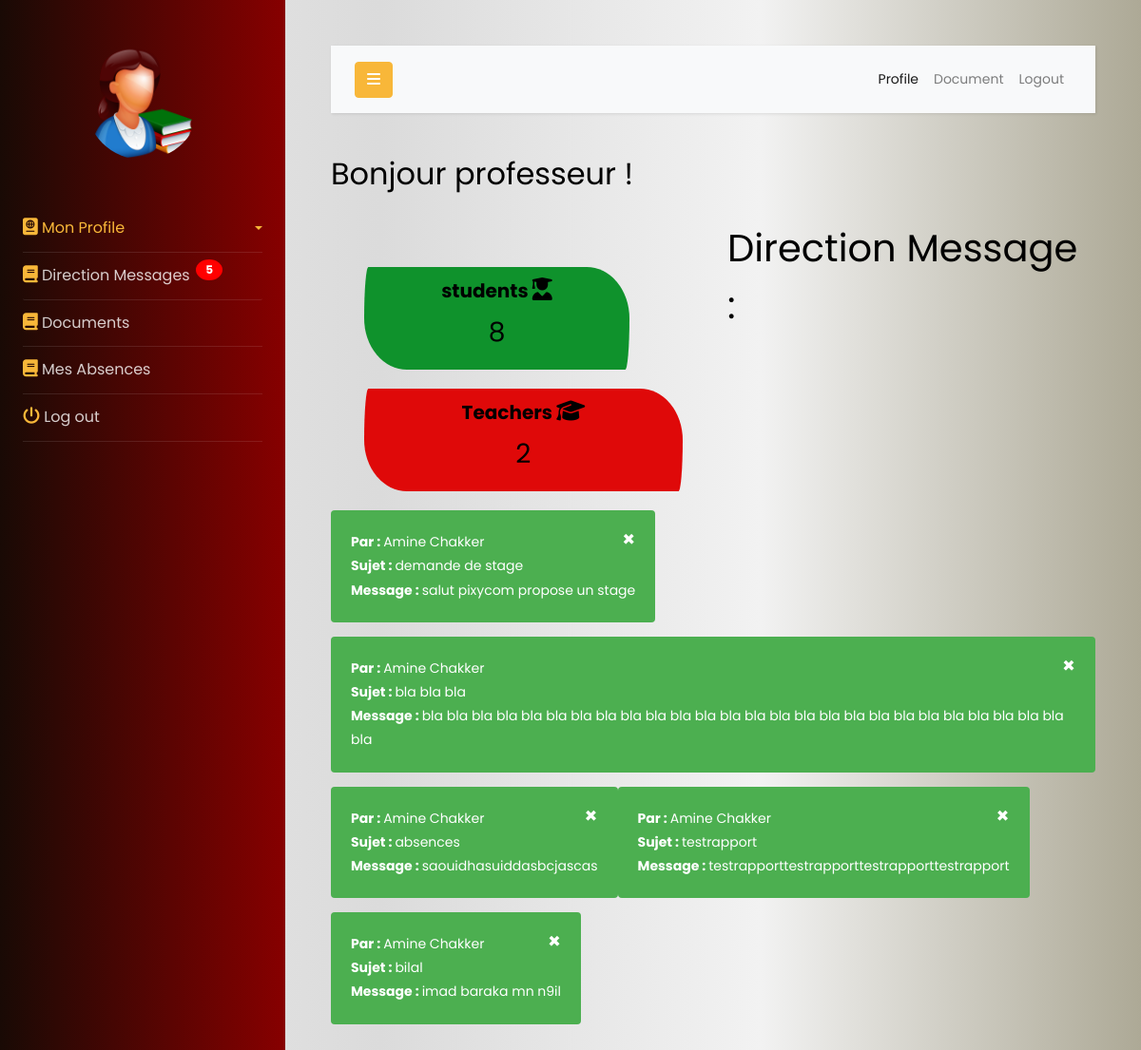
/prof.php?action=dmssg (signed in), run on the app's committed database.
### tables this page shows
CREATE TABLE IF NOT EXISTS `rapport` (
  `id_rapport` int(11) NOT NULL AUTO_INCREMENT,
  `sujet` varchar(200) NOT NULL,
  `Message` varchar(200) NOT NULL,
  `id_db` int(11) NOT NULL,
  PRIMARY KEY (`id_rapport`),
  KEY `fk_db` (`id_db`)
);

CREATE TABLE IF NOT EXISTS `dp` (
  `id_db` int(11) NOT NULL AUTO_INCREMENT,
  `nom` varchar(200) NOT NULL,
  `prenom` varchar(200) NOT NULL,
  `email` varchar(200) NOT NULL,
  `username` varchar(200) NOT NULL,
  `password` varchar(200) NOT NULL,
  PRIMARY KEY (`id_db`)
);

### prof.php (the view, shortened to what this page needs)
<?php
require 'cnx.php';
$id=$_SESSION['id_prof'];
?>
<!doctype html>
<html lang="en">
  <head>
		<link rel="stylesheet" href="https://stackpath.bootstrapcdn.com/font-awesome/4.7.0/css/font-awesome.min.css">
    <link rel="stylesheet" href="css/style1.css">
    <link rel="stylesheet" href="https://cdnjs.cloudflare.com/ajax/libs/font-awesome/4.7.0/css/font-awesome.min.css">
  </head>
  <body>
		<div class="wrapper d-flex align-items-stretch">
			<nav id="sidebar">
				<div class="p-4 pt-5">
		  		<a href="#" class="img logo rounded-circle mb-5" style="background-image: url(img/prof.png);"></a>
	        <ul class="list-unstyled components mb-5">
	          <li class="active">
	            <a href="#homeSubmenu" data-toggle="collapse" aria-expanded="false" class="dropdown-toggle"><i class='fas fa-passport' style='font-size:18px;color:#f8b739'></i> Mon Profile</a>
	          </li>
	          <li>
            <a href="prof.php?action=dmssg" class="notification">
                  <span> <i class='fas fa-book' style='font-size:18px;color:#f8b739'></i>
                   Direction Messages</span>
                  <span class="badge">
                  <?php
                    $req="SELECT * FROM `rapport`";
                    echo mysqli_num_rows(mysqli_query($cnx,$req));
                  ?>
                  </span>
                </a>
              </li>
              <li>
              <a href="prof.php?action=document"><i class='fas fa-book' style='font-size:18px;color:#f8b739'></i> Documents</a>
	          </li>
            <li>
              <a href="prof.php?action=absence"><i class='fas fa-book' style='font-size:18px;color:#f8b739'></i> Mes Absences</a>
	          </li>
            <li>
              <a href="logout.php"><i class="fa fa-power-off" style="font-size:18px;color:#f8b739;"></i>   Log out</a>
          </li>
	        </ul>
	      </div>
    	</nav>
      <div id="content" class="p-4 p-md-5">
        <nav class="navbar navbar-expand-lg navbar-light bg-light">
          <div class="container-fluid">
            <button type="button" id="sidebarCollapse" class="btn btn-primary">
              <i class="fa fa-bars"></i>
            </button>
            <div class="collapse navbar-collapse" id="navbarSupportedContent">
              <ul class="nav navbar-nav ml-auto">
                <li class="nav-item active">
                    <a class="nav-link" href="#">Profile</a>
                </li>
                <li class="nav-item">
                    <a class="nav-link" href="prof.php?action=document">Document</a>
                </li>
                <li class="nav-item">
                    <a class="nav-link" href="logout.php">Logout</a>
                </li>
              </ul>
            </div>
          </div>
        </nav>
        <h2 class="mb-4">Bonjour professeur !</h2>
        <div class="container">
          <div class="row">
            <div  class="col-md-6 text-center">
              <div class="members" style="margin-top: 50px;">
                  <div class="students">
                      <h1>students   <i class='fas fa-user-graduate' style='font-size:24px'></i></h1>
                      <h3>
                      <?php
                          $dipreq="SELECT * FROM `diplome_student`";
                          $dipsql=mysqli_query($cnx,$dipreq);
                          $dipcount=mysqli_num_rows($dipsql);
                          $tipreq="SELECT * FROM `training_student`";
                          $tipsql=mysqli_query($cnx,$tipreq);
                          $tipcount=mysqli_num_rows($tipsql);
                          echo $dipcount + $tipcount;
                      ?>
                      </h3>
                  </div>
                  <div class="teachers">
                      <h1>Teachers    <i style="font-size:24px" class="fa">&#xf19d;</i></h1>
                      <h3>
                      <?php
                           $dipreq="SELECT * FROM `professeur`";
                           $dipsql=mysqli_query($cnx,$dipreq);
                           $dipcount=mysqli_num_rows($dipsql);
                           echo $dipcount;
                        ?>
                      </h3>
                  </div>
              </div>
            </div>
            <div class="col-md-6">
                <?php
                    $show="SELECT * FROM professeur WHERE id_prof = '{$id}'";
                    $showsql=mysqli_query($cnx,$show);
                    $row = mysqli_fetch_assoc($showsql);
                    $do='';
                    if(isset($_GET['action'])){
                     $do=$_GET['action'];
                    }
                    if($do == 'proshow'){
                        ?>
                  <h2 class="mb-4 text-center">Mon Profile :</h2>
                  <div class="show1">
                    <img class="rounded mx-auto d-block "  style="width:100px;border-radius:50%!important;margin-bottom:20px;" src="img/prof.png" alt="profilpic">
                  <h3 style="color:#168a6d;font-size:20px;"><i class="fa fa-user icon"></i>Fullname :</h3><h3 style="font-size:20px;"><?php echo $row['nom'];?></h3>
                  <h3 style="color:#168a6d;font-size:20px;"><i class="fa fa-user icon"></i>Username :</h3><h3 style="font-size:20px;"><?php echo $row['username'];?></h3>
                  <h3 style="color:#168a6d;font-size:20px;"><i class="fa fa-user icon"></i>email :</h3><h3 style="font-size:20px;"><?php echo $row['email'];?></h3>
                  </div>
                       <?php
                    }elseif($do == 'dmssg'){
                      ?>
                      <h1>Direction Message :</h1>
                      <?php
                    }
                ?>
            </div>
          </div>
        </div>
        <div class="container-fluid">
            <div class="row">
                <?php
                  if($do == 'dmssg'){
                    $mssg="SELECT rapport.sujet,rapport.Message,dp.nom,dp.prenom FROM rapport INNER join dp on rapport.id_db = dp.id_db";
                    $sqlmssg=mysqli_query($cnx,$mssg);
                    ?>
                          <?php
                          while($mssgrow = mysqli_fetch_assoc($sqlmssg)){
                            ?>
                            <div class="alert success">
                              <span class="closebtn">&times;</span>
                              <strong>Par : </strong> <?php echo $mssgrow['nom']." ".$mssgrow['prenom'] ?> <br>
                              <strong>Sujet : </strong> <?php echo $mssgrow['sujet'];?> <br>
                              <strong>Message : </strong> <?php echo $mssgrow['Message'];?> <br>
                            </div>
                            <?php
                          }
                          ?>
                    <?php
                  }
                ?>
            </div>
        </div>
 </div>
      </div>
  </body>
</html>

### prof.php (style rules this page uses)
.students h1 { font-size: 20px; font-weight: bold; }
.teachers h1 { font-size: 20px; font-weight: bold; }
.students { padding: 10px; margin: 20px; background-color: rgb(15, 146, 44); width: 75%; font-family: 'Cinzel', serif; border-radius: 10px 100px / 120px; }
.teachers { margin: 20px; padding: 10px; background-color: #df0909; width: 90%; font-family: 'Cinzel', serif; border-radius: 10px 100px / 120px; }
#sidebar { background: #870000!important; background: -webkit-linear-gradient(to right, #190A05, #870000)!important; background: linear-gradient(to right, #190A05, #870000)!important; }
body { background: #ADA996!important; background: -webkit-linear-gradient(to right, #EAEAEA, #DBDBDB, #F2F2F2, #ADA996)!important; background: linear-gradient(to right, #EAEAEA, #DBDBDB, #F2F2F2, #ADA996)!important; }
.notification { color: white; text-decoration: none; position: relative; display: inline-block; border-radius: 2px; }
.notification .badge { position: absolute; top: 7px; right: 42px; padding: 5px 10px; border-radius: 50%; background: red; color: white; }
.alert { padding: 20px; background-color: #f44336; color: white; opacity: 1; transition: opacity 0.6s; margin-bottom: 15px; }
.alert.success { background-color: #4CAF50; }
.closebtn { margin-left: 15px; color: white; font-weight: bold; float: right; font-size: 22px; line-height: 20px; cursor: pointer; transition: 0.3s; }

### data on the page
rapport: id_db.nom "Amine", id_db.prenom "Chakker", sujet "demande de stage", Message "salut pixycom propose un stage"
rapport: id_db.nom "Amine", id_db.prenom "Chakker", sujet "bla bla bla", Message "bla bla bla bla bla bla bla bla bla bla bla bla bla bla bla bla bla bla bla bla bla bla bla bla bla bla bla"
rapport: id_db.nom "Amine", id_db.prenom "Chakker", sujet "absences", Message "saouidhasuiddasbcjascas"
rapport: id_db.nom "Amine", id_db.prenom "Chakker", sujet "testrapport", Message "testrapporttestrapporttestrapporttestrapport"
rapport: id_db.nom "Amine", id_db.prenom "Chakker", sujet "bilal", Message "imad baraka mn n9il"

### other printed values
mysqli_num_rows(mysqli_query($cnx,$req)) "5"
$dipcount + $tipcount "8"
$dipcount "2"
